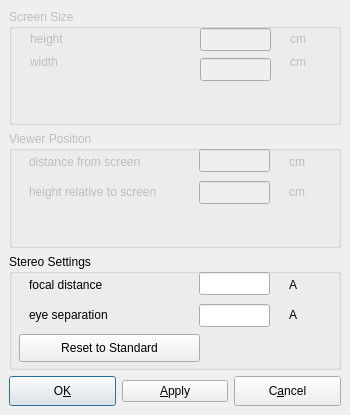
<ui version="4.0" >
 <class>StereoSettingsDialogData</class>
 <widget class="QDialog" name="StereoSettingsDialogData" >
  <property name="geometry" >
   <rect>
    <x>0</x>
    <y>0</y>
    <width>350</width>
    <height>415</height>
   </rect>
  </property>
  <property name="minimumSize" >
   <size>
    <width>350</width>
    <height>0</height>
   </size>
  </property>
  <property name="maximumSize" >
   <size>
    <width>350</width>
    <height>32767</height>
   </size>
  </property>
  <property name="windowTitle" >
   <string>Set Camera</string>
  </property>
  <layout class="QVBoxLayout" >
   <property name="margin" >
    <number>9</number>
   </property>
   <property name="spacing" >
    <number>6</number>
   </property>
   <item>
    <widget class="QGroupBox" name="groupBox" >
     <property name="enabled" >
      <bool>false</bool>
     </property>
     <property name="title" >
      <string>Screen Size</string>
     </property>
     <widget class="QLabel" name="view_label_2" >
      <property name="geometry" >
       <rect>
        <x>21</x>
        <y>21</y>
        <width>40</width>
        <height>18</height>
       </rect>
      </property>
      <property name="text" >
       <string>height</string>
      </property>
     </widget>
     <widget class="QLabel" name="view_label_6" >
      <property name="geometry" >
       <rect>
        <x>21</x>
        <y>44</y>
        <width>40</width>
        <height>18</height>
       </rect>
      </property>
      <property name="text" >
       <string>width</string>
      </property>
     </widget>
     <widget class="QLineEdit" name="screen_height" >
      <property name="geometry" >
       <rect>
        <x>191</x>
        <y>19</y>
        <width>71</width>
        <height>23</height>
       </rect>
      </property>
     </widget>
     <widget class="QLineEdit" name="screen_width" >
      <property name="geometry" >
       <rect>
        <x>191</x>
        <y>49</y>
        <width>71</width>
        <height>23</height>
       </rect>
      </property>
     </widget>
     <widget class="QLabel" name="view_label_4" >
      <property name="geometry" >
       <rect>
        <x>281</x>
        <y>21</y>
        <width>18</width>
        <height>18</height>
       </rect>
      </property>
      <property name="text" >
       <string>cm</string>
      </property>
     </widget>
     <widget class="QLabel" name="view_label_5" >
      <property name="geometry" >
       <rect>
        <x>281</x>
        <y>44</y>
        <width>18</width>
        <height>18</height>
       </rect>
      </property>
      <property name="text" >
       <string>cm</string>
      </property>
     </widget>
    </widget>
   </item>
   <item>
    <widget class="QGroupBox" name="groupBox_2" >
     <property name="enabled" >
      <bool>false</bool>
     </property>
     <property name="title" >
      <string>Viewer Position</string>
     </property>
     <widget class="QLineEdit" name="viewer_height" >
      <property name="geometry" >
       <rect>
        <x>190</x>
        <y>50</y>
        <width>71</width>
        <height>23</height>
       </rect>
      </property>
     </widget>
     <widget class="QLabel" name="view_label_9" >
      <property name="geometry" >
       <rect>
        <x>280</x>
        <y>20</y>
        <width>21</width>
        <height>21</height>
       </rect>
      </property>
      <property name="text" >
       <string>cm</string>
      </property>
     </widget>
     <widget class="QLabel" name="view_label_10" >
      <property name="geometry" >
       <rect>
        <x>280</x>
        <y>50</y>
        <width>21</width>
        <height>21</height>
       </rect>
      </property>
      <property name="text" >
       <string>cm</string>
      </property>
     </widget>
     <widget class="QLabel" name="view_label_8" >
      <property name="geometry" >
       <rect>
        <x>20</x>
        <y>50</y>
        <width>161</width>
        <height>21</height>
       </rect>
      </property>
      <property name="text" >
       <string>height relative to screen</string>
      </property>
     </widget>
     <widget class="QLineEdit" name="viewer_distance_from_screen" >
      <property name="geometry" >
       <rect>
        <x>190</x>
        <y>18</y>
        <width>71</width>
        <height>23</height>
       </rect>
      </property>
     </widget>
     <widget class="QLabel" name="view_label_7" >
      <property name="geometry" >
       <rect>
        <x>20</x>
        <y>20</y>
        <width>141</width>
        <height>21</height>
       </rect>
      </property>
      <property name="text" >
       <string>distance from screen</string>
      </property>
     </widget>
    </widget>
   </item>
   <item>
    <widget class="QGroupBox" name="groupBox_3" >
     <property name="title" >
      <string>Stereo Settings</string>
     </property>
     <widget class="QLabel" name="view_label_11" >
      <property name="geometry" >
       <rect>
        <x>20</x>
        <y>50</y>
        <width>161</width>
        <height>21</height>
       </rect>
      </property>
      <property name="text" >
       <string>eye separation</string>
      </property>
     </widget>
     <widget class="QLabel" name="view_label_12" >
      <property name="geometry" >
       <rect>
        <x>280</x>
        <y>20</y>
        <width>21</width>
        <height>21</height>
       </rect>
      </property>
      <property name="text" >
       <string>A</string>
      </property>
     </widget>
     <widget class="QLineEdit" name="eye_separation" >
      <property name="geometry" >
       <rect>
        <x>190</x>
        <y>50</y>
        <width>71</width>
        <height>23</height>
       </rect>
      </property>
     </widget>
     <widget class="QLabel" name="view_label_14" >
      <property name="geometry" >
       <rect>
        <x>20</x>
        <y>20</y>
        <width>141</width>
        <height>21</height>
       </rect>
      </property>
      <property name="text" >
       <string>focal distance</string>
      </property>
     </widget>
     <widget class="QLineEdit" name="focal_distance" >
      <property name="geometry" >
       <rect>
        <x>190</x>
        <y>18</y>
        <width>71</width>
        <height>23</height>
       </rect>
      </property>
     </widget>
     <widget class="QLabel" name="view_label_13" >
      <property name="geometry" >
       <rect>
        <x>280</x>
        <y>50</y>
        <width>21</width>
        <height>21</height>
       </rect>
      </property>
      <property name="text" >
       <string>A</string>
      </property>
     </widget>
     <widget class="QPushButton" name="reset_to_standard_button" >
      <property name="geometry" >
       <rect>
        <x>10</x>
        <y>80</y>
        <width>181</width>
        <height>28</height>
       </rect>
      </property>
      <property name="text" >
       <string>Reset to Standard</string>
      </property>
     </widget>
    </widget>
   </item>
   <item>
    <layout class="QHBoxLayout" >
     <property name="margin" >
      <number>0</number>
     </property>
     <property name="spacing" >
      <number>6</number>
     </property>
     <item>
      <widget class="QPushButton" name="ok_button" >
       <property name="sizePolicy" >
        <sizepolicy>
         <hsizetype>0</hsizetype>
         <vsizetype>0</vsizetype>
         <horstretch>0</horstretch>
         <verstretch>0</verstretch>
        </sizepolicy>
       </property>
       <property name="minimumSize" >
        <size>
         <width>0</width>
         <height>30</height>
        </size>
       </property>
       <property name="maximumSize" >
        <size>
         <width>32767</width>
         <height>30</height>
        </size>
       </property>
       <property name="toolTip" >
        <string>Set camera to new coordinates</string>
       </property>
       <property name="text" >
        <string>O&amp;K</string>
       </property>
       <property name="shortcut" >
        <string>Alt+K</string>
       </property>
       <property name="default" >
        <bool>true</bool>
       </property>
      </widget>
     </item>
     <item>
      <widget class="QPushButton" name="apply_button" >
       <property name="text" >
        <string>&amp;Apply</string>
       </property>
      </widget>
     </item>
     <item>
      <widget class="QPushButton" name="cancel_button" >
       <property name="sizePolicy" >
        <sizepolicy>
         <hsizetype>0</hsizetype>
         <vsizetype>0</vsizetype>
         <horstretch>0</horstretch>
         <verstretch>0</verstretch>
        </sizepolicy>
       </property>
       <property name="minimumSize" >
        <size>
         <width>0</width>
         <height>30</height>
        </size>
       </property>
       <property name="maximumSize" >
        <size>
         <width>32767</width>
         <height>30</height>
        </size>
       </property>
       <property name="toolTip" >
        <string>Close window without reseting camera</string>
       </property>
       <property name="text" >
        <string>C&amp;ancel</string>
       </property>
       <property name="shortcut" >
        <string>Alt+A</string>
       </property>
      </widget>
     </item>
    </layout>
   </item>
  </layout>
 </widget>
 <layoutdefault spacing="6" margin="11" />
 <tabstops>
  <tabstop>screen_height</tabstop>
  <tabstop>screen_width</tabstop>
  <tabstop>ok_button</tabstop>
  <tabstop>cancel_button</tabstop>
 </tabstops>
 <includes>
  <include location="global" >BALL/COMMON/global.h</include>
 </includes>
 <resources/>
 <connections/>
</ui>
